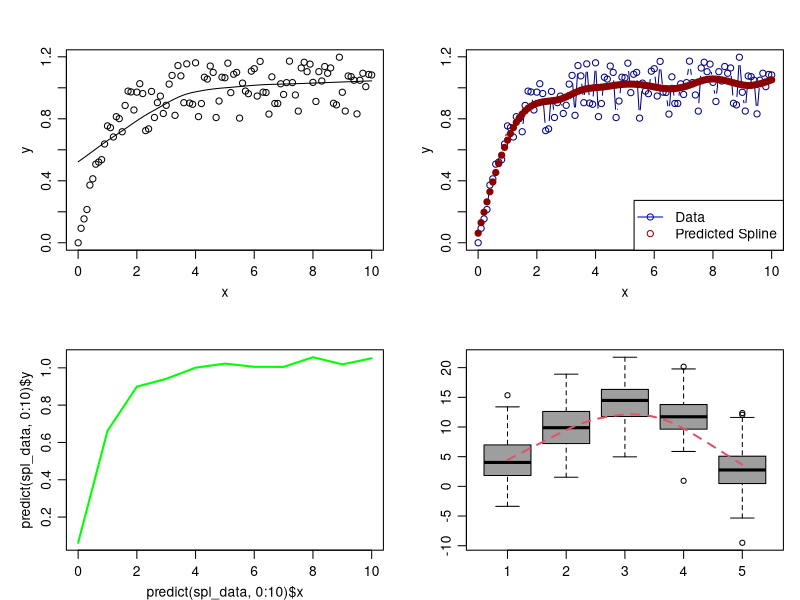

Source code (R):
# --------------------------
# Spline Plotting Examples
# --------------------------
set.seed(101)
x   <- seq(0, 10, by = 0.1)
r   <- 5
h   <- 6
k   <- 5
mix <- runif(101, 0.8, 1.2)
M   <- matrix(0, length(x), r)

for ( n in 1:r ) {
  M[, n] <- (1 - exp(-x * n)) * sample(mix, 101, replace = TRUE)
}

# ------------------------
# Other functions to use
# ------------------------
#y= 1-exp(-x*n)
#y= 1+exp(-x*n)
#y= (-(x-h)^2+(k))
#y= (-(x-h)^3+(k))

y <- M[, 1L]
par(mfrow = c(2, 2), mgp = c(2, 0.75, 0), mar = c(3, 4, 3, 1))
scatter.smooth(x, y)

# ----------------------------
# Calculate the spline data
# ----------------------------
spl_data <- smooth.spline(x, y, nknots = 15)
plot(x, y, "b", col = "navy")
points(spl_data, pch = 19, bg = "darkred", col = "darkred")
legend("bottomright", legend = c("Data", "Predicted Spline"),
       lty = c(1, 0), pch = c(1, 1), col = c("blue3", "darkred"))

# -----------------------------------------------
# Extrapolate data from 0:5 using spline function
# -----------------------------------------------
plot(predict(spl_data, 0:10), type = "l", col = "green", lwd = 2)

# ---------------
# newer example
# ---------------
plotLOESS <- function(x, y, add = FALSE, ...) {
  .fun <- if ( add ) graphics::points else graphics::plot
  try(.fun(loess.smooth(x, y), type = "l", ...))
}

y <- sapply(c(5, 10, 15, 12, 3), function(.x) rnorm(100, .x, 4))
boxplot(y, col = 8)
plotLOESS(rep(1:ncol(y), each = nrow(y)), y, add = TRUE, col = 2, lty = 2, lwd = 2)
